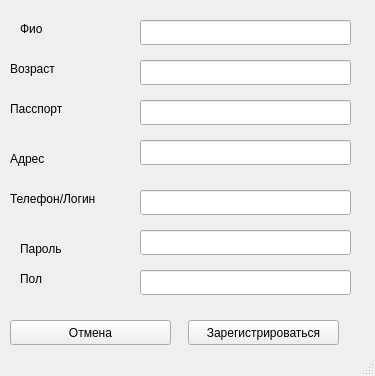
<?xml version="1.0" encoding="UTF-8"?>
<ui version="4.0">
 <class>MainWindow</class>
 <widget class="QMainWindow" name="MainWindow">
  <property name="geometry">
   <rect>
    <x>0</x>
    <y>0</y>
    <width>375</width>
    <height>376</height>
   </rect>
  </property>
  <property name="windowTitle">
   <string>MainWindow</string>
  </property>
  <widget class="QWidget" name="centralwidget">
   <widget class="QLineEdit" name="lineEdit_name">
    <property name="geometry">
     <rect>
      <x>140</x>
      <y>20</y>
      <width>211</width>
      <height>25</height>
     </rect>
    </property>
   </widget>
   <widget class="QLineEdit" name="lineEdit_age">
    <property name="geometry">
     <rect>
      <x>140</x>
      <y>60</y>
      <width>211</width>
      <height>25</height>
     </rect>
    </property>
   </widget>
   <widget class="QLineEdit" name="lineEdit_address">
    <property name="geometry">
     <rect>
      <x>140</x>
      <y>140</y>
      <width>211</width>
      <height>25</height>
     </rect>
    </property>
   </widget>
   <widget class="QLineEdit" name="lineEdit_passport">
    <property name="geometry">
     <rect>
      <x>140</x>
      <y>100</y>
      <width>211</width>
      <height>25</height>
     </rect>
    </property>
   </widget>
   <widget class="QLineEdit" name="lineEdit_password">
    <property name="geometry">
     <rect>
      <x>140</x>
      <y>230</y>
      <width>211</width>
      <height>25</height>
     </rect>
    </property>
   </widget>
   <widget class="QLineEdit" name="lineEdit_number_phone">
    <property name="geometry">
     <rect>
      <x>140</x>
      <y>190</y>
      <width>211</width>
      <height>25</height>
     </rect>
    </property>
   </widget>
   <widget class="QLineEdit" name="lineEdit_sex">
    <property name="geometry">
     <rect>
      <x>140</x>
      <y>270</y>
      <width>211</width>
      <height>25</height>
     </rect>
    </property>
   </widget>
   <widget class="QPushButton" name="pushButton_sign">
    <property name="geometry">
     <rect>
      <x>188</x>
      <y>320</y>
      <width>151</width>
      <height>25</height>
     </rect>
    </property>
    <property name="text">
     <string>Зарегистрироваться</string>
    </property>
   </widget>
   <widget class="QPushButton" name="pushButton_back">
    <property name="geometry">
     <rect>
      <x>10</x>
      <y>320</y>
      <width>161</width>
      <height>25</height>
     </rect>
    </property>
    <property name="text">
     <string>Отмена</string>
    </property>
   </widget>
   <widget class="QLabel" name="label">
    <property name="geometry">
     <rect>
      <x>20</x>
      <y>20</y>
      <width>67</width>
      <height>17</height>
     </rect>
    </property>
    <property name="text">
     <string>Фио</string>
    </property>
   </widget>
   <widget class="QLabel" name="label_2">
    <property name="geometry">
     <rect>
      <x>10</x>
      <y>60</y>
      <width>67</width>
      <height>17</height>
     </rect>
    </property>
    <property name="text">
     <string>Возраст</string>
    </property>
   </widget>
   <widget class="QLabel" name="label_3">
    <property name="geometry">
     <rect>
      <x>10</x>
      <y>100</y>
      <width>91</width>
      <height>17</height>
     </rect>
    </property>
    <property name="text">
     <string>Пасспорт</string>
    </property>
   </widget>
   <widget class="QLabel" name="label_4">
    <property name="geometry">
     <rect>
      <x>10</x>
      <y>150</y>
      <width>91</width>
      <height>17</height>
     </rect>
    </property>
    <property name="text">
     <string>Адрес</string>
    </property>
   </widget>
   <widget class="QLabel" name="label_5">
    <property name="geometry">
     <rect>
      <x>10</x>
      <y>190</y>
      <width>111</width>
      <height>17</height>
     </rect>
    </property>
    <property name="text">
     <string>Телефон/Логин</string>
    </property>
   </widget>
   <widget class="QLabel" name="label_6">
    <property name="geometry">
     <rect>
      <x>20</x>
      <y>270</y>
      <width>91</width>
      <height>17</height>
     </rect>
    </property>
    <property name="text">
     <string>Пол</string>
    </property>
   </widget>
   <widget class="QLabel" name="label_7">
    <property name="geometry">
     <rect>
      <x>20</x>
      <y>240</y>
      <width>91</width>
      <height>17</height>
     </rect>
    </property>
    <property name="text">
     <string>Пароль</string>
    </property>
   </widget>
  </widget>
  <widget class="QStatusBar" name="statusbar"/>
 </widget>
 <resources/>
 <connections/>
</ui>
